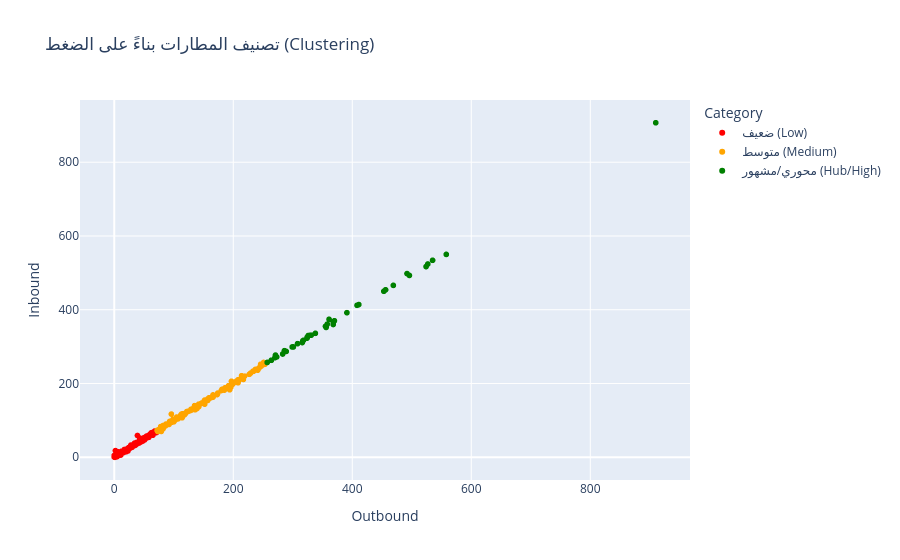

The notebook cell this image was saved under:
### Code cell
# تجميع داتا المطارات (إقلاع + استقبال)
source_traffic = full_data['Source Airport'].value_counts().reset_index()
source_traffic.columns = ['Airport', 'Outbound']

dest_traffic = full_data['Dest Airport'].value_counts().reset_index()
dest_traffic.columns = ['Airport', 'Inbound']

# دمجهم في جدول واحد للمطارات
airport_traffic = pd.merge(source_traffic, dest_traffic, on='Airport', how='outer').fillna(0)
airport_traffic['Total_Traffic'] = airport_traffic['Outbound'] + airport_traffic['Inbound']

# تطبيق خوارزمية K-Means لتقسيم المطارات لـ 3 مجموعات (Clusters)
kmeans = KMeans(n_clusters=3, random_state=42)
airport_traffic['Cluster'] = kmeans.fit_predict(airport_traffic[['Total_Traffic']])

# تسمية الـ Clusters عشان نفهمها
cluster_centers = kmeans.cluster_centers_.flatten()
sorted_centers = sorted(cluster_centers)
labels_map = {
    list(cluster_centers).index(sorted_centers[0]): 'ضعيف (Low)',
    list(cluster_centers).index(sorted_centers[1]): 'متوسط (Medium)',
    list(cluster_centers).index(sorted_centers[2]): 'محوري/مشهور (Hub/High)'
}
airport_traffic['Category'] = airport_traffic['Cluster'].map(labels_map)

# رسم النتيجة
fig_cluster = px.scatter(airport_traffic, x='Outbound', y='Inbound', color='Category',
                         hover_data=['Airport'], title='تصنيف المطارات بناءً على الضغط (Clustering)',
                         color_discrete_map={'ضعيف (Low)':'red', 'متوسط (Medium)':'orange', 'محوري/مشهور (Hub/High)':'green'})
fig_cluster.show()

### Figure 1 — Plotly figure (JSON) as saved in the notebook; plotly's stock layout.template omitted (floating-point values rounded to 4 significant figures; data arrays with more than 128 entries replaced by an {"elided": "..."} marker saying what was removed)
{"data": [{"customdata": {"elided": "2972x1 str values"}, "hovertemplate": "Category=ضعيف (Low)<br>Outbound=%{x}<br>Inbound=%{y}<br>Airport=%{customdata[0]}<extra></extra>", "legendgroup": "ضعيف (Low)", "marker": {"color": "red", "symbol": "circle"}, "mode": "markers", "name": "ضعيف (Low)", "showlegend": true, "type": "scattergl", "x": {"elided": "2972 float values"}, "xaxis": "x", "y": {"elided": "2972 float values"}, "yaxis": "y"}, {"customdata": {"elided": "192x1 str values"}, "hovertemplate": "Category=متوسط (Medium)<br>Outbound=%{x}<br>Inbound=%{y}<br>Airport=%{customdata[0]}<extra></extra>", "legendgroup": "متوسط (Medium)", "marker": {"color": "orange", "symbol": "circle"}, "mode": "markers", "name": "متوسط (Medium)", "showlegend": true, "type": "scattergl", "x": {"elided": "192 float values"}, "xaxis": "x", "y": {"elided": "192 float values"}, "yaxis": "y"}, {"customdata": [["Adolfo Suárez Madrid–Barajas Airport"], ["Amsterdam Airport Schiphol"], ["Atatürk International Airport"], ["Barcelona International Airport"], ["Beijing Capital International Airport"], ["Brussels Airport"], ["Charles de Gaulle International Airport"], ["Charlotte Douglas International Airport"], ["Chengdu Shuangliu International Airport"], ["Chicago O'Hare International Airport"], ["Chongqing Jiangbei International Airport"], ["Dallas Fort Worth International Airport"], ["Denver International Airport"], ["Domodedovo International Airport"], ["Dubai International Airport"], ["Düsseldorf Airport"], ["Frankfurt am Main Airport"], ["Guangzhou Baiyun International Airport"], ["Hartsfield Jackson Atlanta International Airport"], ["Hong Kong International Airport"], ["Incheon International Airport"], ["Indira Gandhi International Airport"], ["John F Kennedy International Airport"], ["Kuala Lumpur International Airport"], ["Kunming Changshui International Airport"], ["Leonardo da Vinci–Fiumicino Airport"], ["Lester B. Pearson International Airport"], ["London Gatwick Airport"], ["London Heathrow Airport"], ["Los Angeles International Airport"], ["Manchester Airport"], ["Miami International Airport"], ["Munich Airport"], ["Narita International Airport"], ["Palma De Mallorca Airport"], ["Philadelphia International Airport"], ["Shanghai Pudong International Airport"], ["Singapore Changi Airport"], ["Suvarnabhumi Airport"], ["Taiwan Taoyuan International Airport"], ["Vienna International Airport"], ["Xi'an Xianyang International Airport"]], "hovertemplate": "Category=محوري/مشهور (Hub/High)<br>Outbound=%{x}<br>Inbound=%{y}<br>Airport=%{customdata[0]}<extra></extra>", "legendgroup": "محوري/مشهور (Hub/High)", "marker": {"color": "green", "symbol": "circle"}, "mode": "markers", "name": "محوري/مشهور (Hub/High)", "showlegend": true, "type": "scattergl", "x": [330.0, 453.0, 358.0, 391.0, 535.0, 317.0, 524.0, 301.0, 324.0, 558.0, 270.0, 469.0, 361.0, 324.0, 356.0, 299.0, 496.0, 338.0, 910.0, 355.0, 370.0, 264.0, 456.0, 257.0, 273.0, 331.0, 318.0, 356.0, 527.0, 492.0, 316.0, 368.0, 368.0, 286.0, 271.0, 289.0, 411.0, 408.0, 326.0, 264.0, 308.0, 283.0], "xaxis": "x", "y": [331.0, 450.0, 361.0, 392.0, 534.0, 316.0, 517.0, 299.0, 323.0, 550.0, 270.0, 466.0, 374.0, 325.0, 354.0, 299.0, 493.0, 336.0, 907.0, 355.0, 370.0, 263.0, 454.0, 257.0, 272.0, 331.0, 317.0, 352.0, 524.0, 498.0, 311.0, 366.0, 360.0, 289.0, 277.0, 287.0, 414.0, 412.0, 330.0, 263.0, 308.0, 280.0], "yaxis": "y"}], "layout": {"legend": {"title": {"text": "Category"}, "tracegroupgap": 0}, "title": {"text": "تصنيف المطارات بناءً على الضغط (Clustering)"}, "xaxis": {"anchor": "y", "domain": [0, 1], "title": {"text": "Outbound"}}, "yaxis": {"anchor": "x", "domain": [0, 1], "title": {"text": "Inbound"}}}}
